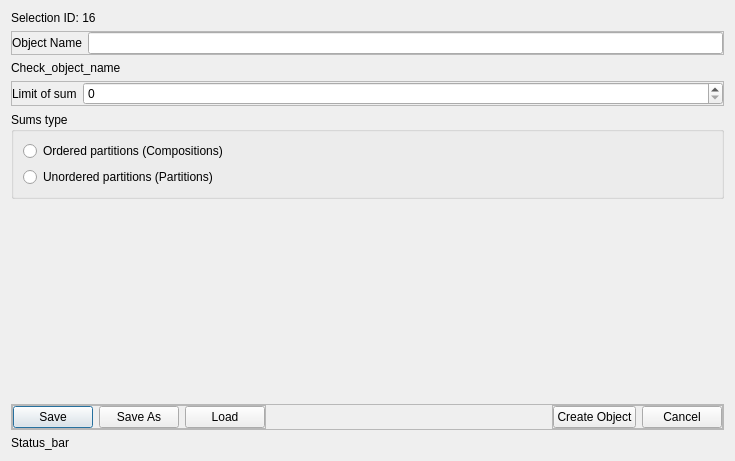
<?xml version="1.0" encoding="UTF-8"?>
<ui version="4.0">
 <class>Dialog</class>
 <widget class="QDialog" name="Dialog">
  <property name="geometry">
   <rect>
    <x>0</x>
    <y>0</y>
    <width>735</width>
    <height>461</height>
   </rect>
  </property>
  <property name="windowTitle">
   <string>Dialog</string>
  </property>
  <layout class="QVBoxLayout" name="verticalLayout">
   <item>
    <widget class="QLabel" name="label_2">
     <property name="sizePolicy">
      <sizepolicy hsizetype="Expanding" vsizetype="Fixed">
       <horstretch>0</horstretch>
       <verstretch>0</verstretch>
      </sizepolicy>
     </property>
     <property name="text">
      <string>Selection ID: 16</string>
     </property>
    </widget>
   </item>
   <item>
    <widget class="QFrame" name="frame_6">
     <property name="sizePolicy">
      <sizepolicy hsizetype="Expanding" vsizetype="Fixed">
       <horstretch>0</horstretch>
       <verstretch>0</verstretch>
      </sizepolicy>
     </property>
     <property name="locale">
      <locale language="English" country="UnitedStates"/>
     </property>
     <property name="frameShape">
      <enum>QFrame::Shape::StyledPanel</enum>
     </property>
     <property name="frameShadow">
      <enum>QFrame::Shadow::Raised</enum>
     </property>
     <layout class="QHBoxLayout" name="horizontalLayout_7">
      <property name="leftMargin">
       <number>0</number>
      </property>
      <property name="topMargin">
       <number>0</number>
      </property>
      <property name="rightMargin">
       <number>0</number>
      </property>
      <property name="bottomMargin">
       <number>0</number>
      </property>
      <item>
       <widget class="QLabel" name="label_6">
        <property name="text">
         <string>Object Name</string>
        </property>
       </widget>
      </item>
      <item>
       <widget class="QLineEdit" name="lineEdit_3"/>
      </item>
     </layout>
    </widget>
   </item>
   <item>
    <widget class="QLabel" name="label_5">
     <property name="sizePolicy">
      <sizepolicy hsizetype="Expanding" vsizetype="Fixed">
       <horstretch>0</horstretch>
       <verstretch>0</verstretch>
      </sizepolicy>
     </property>
     <property name="text">
      <string>Check_object_name</string>
     </property>
     <property name="wordWrap">
      <bool>true</bool>
     </property>
    </widget>
   </item>
   <item>
    <widget class="QFrame" name="frame">
     <property name="sizePolicy">
      <sizepolicy hsizetype="Expanding" vsizetype="Fixed">
       <horstretch>0</horstretch>
       <verstretch>0</verstretch>
      </sizepolicy>
     </property>
     <property name="frameShape">
      <enum>QFrame::Shape::StyledPanel</enum>
     </property>
     <property name="frameShadow">
      <enum>QFrame::Shadow::Raised</enum>
     </property>
     <layout class="QHBoxLayout" name="horizontalLayout" stretch="0,7">
      <property name="leftMargin">
       <number>0</number>
      </property>
      <property name="topMargin">
       <number>0</number>
      </property>
      <property name="rightMargin">
       <number>0</number>
      </property>
      <property name="bottomMargin">
       <number>0</number>
      </property>
      <item>
       <widget class="QLabel" name="label">
        <property name="text">
         <string>Limit of sum</string>
        </property>
       </widget>
      </item>
      <item>
       <widget class="QSpinBox" name="spinBox"/>
      </item>
     </layout>
    </widget>
   </item>
   <item>
    <widget class="QGroupBox" name="groupBox">
     <property name="sizePolicy">
      <sizepolicy hsizetype="Expanding" vsizetype="Fixed">
       <horstretch>0</horstretch>
       <verstretch>0</verstretch>
      </sizepolicy>
     </property>
     <property name="title">
      <string>Sums type</string>
     </property>
     <layout class="QVBoxLayout" name="verticalLayout_2">
      <item>
       <widget class="QRadioButton" name="radioButton">
        <property name="text">
         <string>Ordered partitions (Compositions)</string>
        </property>
       </widget>
      </item>
      <item>
       <widget class="QRadioButton" name="radioButton_2">
        <property name="text">
         <string>Unordered partitions (Partitions)</string>
        </property>
       </widget>
      </item>
     </layout>
    </widget>
   </item>
   <item>
    <widget class="QLabel" name="none">
     <property name="text">
      <string/>
     </property>
    </widget>
   </item>
   <item>
    <widget class="QFrame" name="frame_2">
     <property name="sizePolicy">
      <sizepolicy hsizetype="Expanding" vsizetype="Fixed">
       <horstretch>0</horstretch>
       <verstretch>0</verstretch>
      </sizepolicy>
     </property>
     <property name="frameShape">
      <enum>QFrame::Shape::StyledPanel</enum>
     </property>
     <property name="frameShadow">
      <enum>QFrame::Shadow::Raised</enum>
     </property>
     <layout class="QHBoxLayout" name="horizontalLayout_2">
      <property name="leftMargin">
       <number>0</number>
      </property>
      <property name="topMargin">
       <number>0</number>
      </property>
      <property name="rightMargin">
       <number>0</number>
      </property>
      <property name="bottomMargin">
       <number>0</number>
      </property>
      <item alignment="Qt::AlignmentFlag::AlignLeft">
       <widget class="QFrame" name="frame_3">
        <property name="frameShape">
         <enum>QFrame::Shape::StyledPanel</enum>
        </property>
        <property name="frameShadow">
         <enum>QFrame::Shadow::Raised</enum>
        </property>
        <layout class="QHBoxLayout" name="horizontalLayout_3">
         <property name="leftMargin">
          <number>0</number>
         </property>
         <property name="topMargin">
          <number>0</number>
         </property>
         <property name="rightMargin">
          <number>0</number>
         </property>
         <property name="bottomMargin">
          <number>0</number>
         </property>
         <item>
          <widget class="QPushButton" name="pushButton_4">
           <property name="text">
            <string>Save</string>
           </property>
          </widget>
         </item>
         <item>
          <widget class="QPushButton" name="pushButton_5">
           <property name="text">
            <string>Save As</string>
           </property>
          </widget>
         </item>
         <item>
          <widget class="QPushButton" name="pushButton_6">
           <property name="text">
            <string>Load</string>
           </property>
          </widget>
         </item>
        </layout>
       </widget>
      </item>
      <item alignment="Qt::AlignmentFlag::AlignRight">
       <widget class="QFrame" name="frame_4">
        <property name="frameShape">
         <enum>QFrame::Shape::StyledPanel</enum>
        </property>
        <property name="frameShadow">
         <enum>QFrame::Shadow::Raised</enum>
        </property>
        <layout class="QHBoxLayout" name="horizontalLayout_4" stretch="1,1">
         <property name="leftMargin">
          <number>0</number>
         </property>
         <property name="topMargin">
          <number>0</number>
         </property>
         <property name="rightMargin">
          <number>0</number>
         </property>
         <property name="bottomMargin">
          <number>0</number>
         </property>
         <item>
          <widget class="QPushButton" name="pushButton">
           <property name="text">
            <string>Create Object</string>
           </property>
          </widget>
         </item>
         <item>
          <widget class="QPushButton" name="pushButton_2">
           <property name="text">
            <string>Cancel</string>
           </property>
          </widget>
         </item>
        </layout>
       </widget>
      </item>
     </layout>
    </widget>
   </item>
   <item>
    <widget class="QLabel" name="label_3">
     <property name="sizePolicy">
      <sizepolicy hsizetype="Expanding" vsizetype="Fixed">
       <horstretch>0</horstretch>
       <verstretch>0</verstretch>
      </sizepolicy>
     </property>
     <property name="text">
      <string>Status_bar</string>
     </property>
    </widget>
   </item>
  </layout>
 </widget>
 <resources/>
 <connections/>
</ui>
